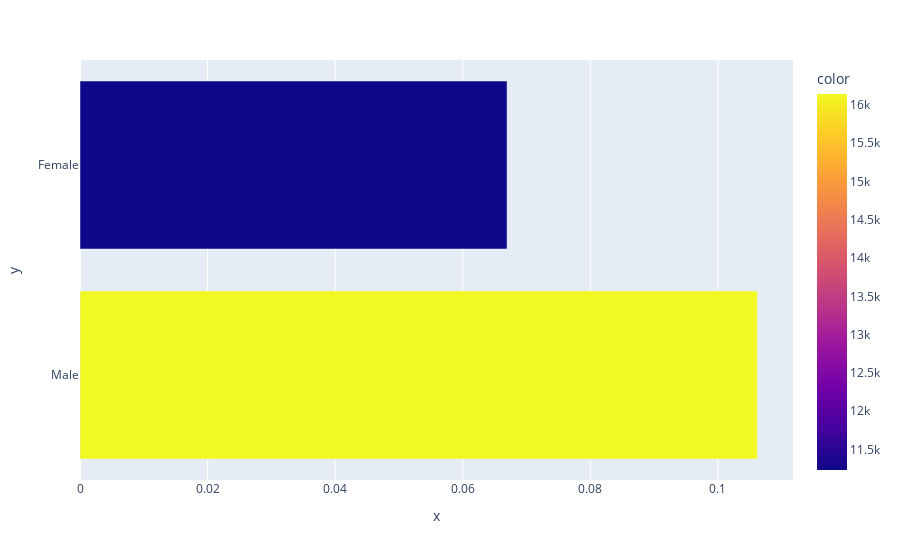

This figure's notebook cell:
### Markdown cell above
### Sex and HeartDisease

### Code cell
A0=['Male','Female']
B0=[] 
C0=[]
for a in A0:
    x=df.loc[(df['Sex']==a),:].loc[df['HeartDisease']=='Yes'].count()['HeartDisease']
    y=df.loc[(df['Sex'] ==a),].count()['HeartDisease']
    B0+=[x/y]
    C0+=[x]
fig = go.Figure()

px.bar(A0,B0,color=C0,y=A0)

### Figure 1 — Plotly figure (JSON) as saved in the notebook; plotly's stock layout.template omitted (floating-point values rounded to 4 significant figures)
{"data": [{"alignmentgroup": "True", "hovertemplate": "x=%{x}<br>y=%{y}<br>color=%{marker.color}<extra></extra>", "legendgroup": "", "marker": {"color": [16139, 11234], "coloraxis": "coloraxis", "pattern": {"shape": ""}}, "name": "", "offsetgroup": "", "orientation": "h", "showlegend": false, "textposition": "auto", "type": "bar", "x": [0.1062, 0.06695], "xaxis": "x", "y": ["Male", "Female"], "yaxis": "y"}], "layout": {"barmode": "relative", "coloraxis": {"colorbar": {"title": {"text": "color"}}, "colorscale": [[0, "#0d0887"], [0.1111, "#46039f"], [0.2222, "#7201a8"], [0.3333, "#9c179e"], [0.4444, "#bd3786"], [0.5556, "#d8576b"], [0.6667, "#ed7953"], [0.7778, "#fb9f3a"], [0.8889, "#fdca26"], [1, "#f0f921"]]}, "legend": {"tracegroupgap": 0}, "margin": {"t": 60}, "xaxis": {"anchor": "y", "domain": [0, 1], "title": {"text": "x"}}, "yaxis": {"anchor": "x", "domain": [0, 1], "title": {"text": "y"}}}}
